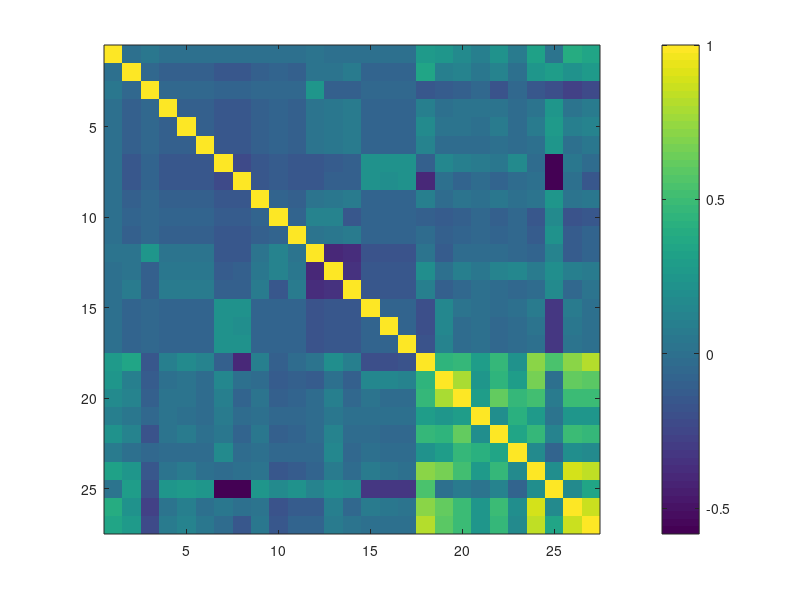

Write MATLAB code to recreate this figure. (Note: this script raises an error after producing the figure.)
%% Set-up
clear;
close all;

load("X_tr.mat");
load("X_val.mat");
load("Y_tr.mat");
load("Y_val.mat");

Y_tr = int8(Y_tr);
Y_val = int8(Y_val);

%% Covariance Analysis
C = cov(X_tr);
image(C)
colorbar

det(C)

%% Correlation
imagesc(corr(X_tr))
colorbar


%% Knn with weight costs
k_values = [1,2,3,4,5,6,10,20,30,40, 100, 200, 300];
score = zeros(size(k_values));
for i=1:length(k_values)
    disp(i)
    Mdl = fitcknn(X_tr,Y_tr,'NumNeighbors',k_values(i),'Standardize',1, 'Cost', [0,1;mean(Y_tr==0)/mean(Y_tr==1),0])
    Predicted = predict(Mdl, X_val);
    score(i) = fbeta(Predicted, Y_val, 0.5)
end

%%
